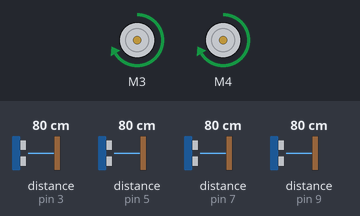
The sketch below on a simulated Arduino Uno, built with avr-gcc and run on an emulated ATmega328P. On the bench: 2 × DC motor (green arrow = forward, orange = backward, longer = faster). Wiring (inferred from the names in the program): 4 × ultrasonic range finder: trigger pin 2, echo pin 3 / trigger pin 4, echo pin 5 / trigger pin 6, echo pin 7 / trigger pin 8, echo pin 9. The test bench sets the inputs (shaded band); at power-on: distance to the obstacle (sensors on pin 7, pin 3, pin 5, pin 9) 80 cm. The echo pulse lasts 58.3 µs per cm; what the sketch prints to the serial monitor is not drawn.

Above: at 5.7 s.
5.8 s: distance to the obstacle (sensor on pin 7) set to 12 cm
7.3 s: distance to the obstacle (sensor on pin 7) set to 9 cm
Timing chart, 0 to 10.3 s (numbered marks = the images above; inputs shaded):
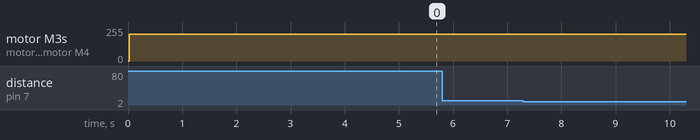

Measured:
- after the input at 5.8 s, every drawn part: stays the same
- after the input at 7.3 s, every drawn part: stays the same

The sketch:

registering_4_sensors_and_2_motorsmar30.ino
```cpp
/*

  //Tthis code is attempting to get readings from 4 sensors in the same code. sensors are at 90 degres from one another. also attempted to add motors. i beleive the motor sheild i'm using is broken

  HC-SR04 Ping distance sensor]
  VCC to arduino 5v GND to arduino GND
  Echo to Arduino pin 13 Trig to Arduino pin 12
  Red POS to Arduino pin 11
  Green POS to Arduino pin 10
  560 ohm resistor to both LED NEG and GRD power rail
  More info at: http://goo.gl/kJ8Gl
  Original code improvements to the Ping sketch sourced from Trollmaker.com
  Some code and wiring inspired by http://en.wikiversity.org/wiki/User:Dstaub/robotcar
*/

#include <Wire.h>
#include <Adafruit_MotorShield.h>
#include "utility/Adafruit_MS_PWMServoDriver.h"

Adafruit_MotorShield AFMS = Adafruit_MotorShield();
Adafruit_DCMotor *leftMotor = AFMS.getMotor(3);
Adafruit_DCMotor *rightMotor = AFMS.getMotor(4);


#define trigPinfront 8
#define echoPinfront 9
#define trigPinback 2
#define echoPinback 3
#define trigPinleft 4
#define echoPinleft 5
#define trigPinrigth 6
#define echoPinright 7
// #define motor1 11
// #define motor2 12

void setup() {
  Serial.begin (9600);
  pinMode(trigPinfront, OUTPUT);
  pinMode(echoPinfront, INPUT);

  pinMode(trigPinback, OUTPUT);
  pinMode(echoPinback, INPUT);

  pinMode(trigPinleft, OUTPUT);
  pinMode(echoPinleft, INPUT);

  pinMode(trigPinrigth, OUTPUT);
  pinMode(echoPinright, INPUT);
  //pinMode(motor1, OUTPUT);
  //pinMode(motor2, OUTPUT);

  AFMS.begin();
  leftMotor->setSpeed(200);
  rightMotor->setSpeed(200);
}

void loop() {


  long durationf, distancef;
  digitalWrite(trigPinfront, LOW);
  delayMicroseconds(2);
  digitalWrite(trigPinfront, HIGH);
  delayMicroseconds(10);
  digitalWrite(trigPinfront, LOW);
  durationf = pulseIn(echoPinfront, HIGH);
  distancef = (durationf / 2) / 29.1;
  Serial.println ("distancef");
  Serial.println (distancef);
  if (distancef < 10) {
    Serial.println("go back");
  }

  long durationb, distanceb; // read back
  digitalWrite(trigPinback, LOW);
  delayMicroseconds(2);
  digitalWrite(trigPinback, HIGH);
  delayMicroseconds(10);
  digitalWrite(trigPinback, LOW);
  durationb = pulseIn(echoPinback, HIGH);
  distanceb = (durationb / 2) / 29.1;
  Serial.println("distanceb");
  Serial.println(distanceb);
  if (distanceb < 10) {
    Serial.println("go forward");
  }

  long durationl, distancel; // read left
  digitalWrite(trigPinleft, LOW);
  delayMicroseconds(2);
  digitalWrite(trigPinleft, HIGH);
  delayMicroseconds(10);
  digitalWrite(trigPinleft, LOW);
  durationl = pulseIn(echoPinleft, HIGH);
  distancel = (durationl / 2) / 29.1;
  Serial.println("distancel");
  Serial.println(distancel);
  if (distancel < 10) {  // This is where the LED On/Off happens
    Serial.println("turn right");
  }

  long durationr, distancer; // read right
  digitalWrite(trigPinrigth, LOW);
  delayMicroseconds(2);
  digitalWrite(trigPinrigth, HIGH);
  delayMicroseconds(10);
  digitalWrite(trigPinrigth, LOW);
  durationr = pulseIn(echoPinright, HIGH);
  distancer = (durationr / 2) / 29.1;
  Serial.println("distancer");
  Serial.println(distancer);
  if (distancer < 10) {  // This is where the LED On/Off happens
    Serial.println("turn left");

  }

  else {
    Serial.println("keep on keeping on");
    leftMotor->run(FORWARD);
    rightMotor->run(FORWARD);
  }

  delay(500);
}
```
